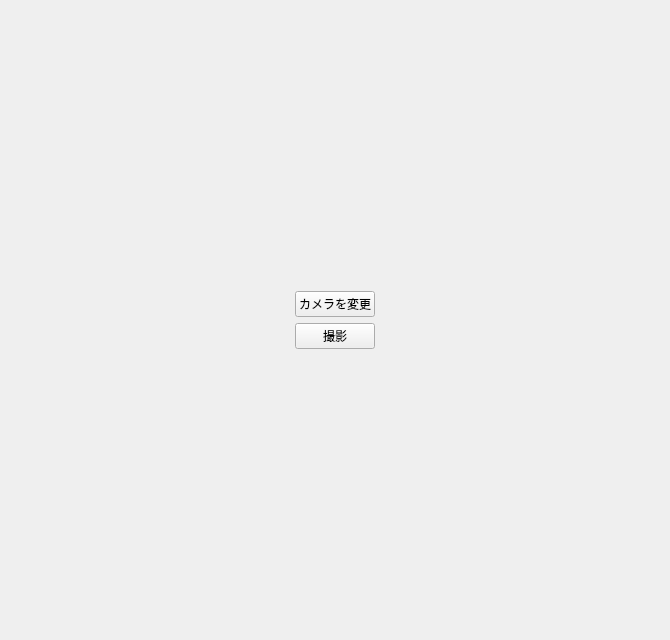
<?xml version="1.0" encoding="UTF-8"?>
<ui version="4.0">
 <class>CaptureImages</class>
 <widget class="QDialog" name="CaptureImages">
  <property name="geometry">
   <rect>
    <x>0</x>
    <y>0</y>
    <width>670</width>
    <height>640</height>
   </rect>
  </property>
  <property name="sizePolicy">
   <sizepolicy hsizetype="Preferred" vsizetype="Preferred">
    <horstretch>0</horstretch>
    <verstretch>0</verstretch>
   </sizepolicy>
  </property>
  <property name="font">
   <font>
    <pointsize>9</pointsize>
   </font>
  </property>
  <property name="windowTitle">
   <string>カメラで撮影</string>
  </property>
  <layout class="QVBoxLayout" name="verticalLayout">
   <item>
    <layout class="QVBoxLayout" name="verticalLayout_2">
     <item>
      <layout class="QGridLayout" name="grid"/>
     </item>
     <item>
      <layout class="QHBoxLayout" name="horizontalLayout_2">
       <item>
        <widget class="QPushButton" name="select_camera_button">
         <property name="sizePolicy">
          <sizepolicy hsizetype="Maximum" vsizetype="Fixed">
           <horstretch>0</horstretch>
           <verstretch>0</verstretch>
          </sizepolicy>
         </property>
         <property name="styleSheet">
          <string notr="true"/>
         </property>
         <property name="text">
          <string>カメラを変更</string>
         </property>
         <property name="autoDefault">
          <bool>false</bool>
         </property>
        </widget>
       </item>
      </layout>
     </item>
     <item>
      <layout class="QHBoxLayout" name="horizontalLayout">
       <item>
        <widget class="QPushButton" name="capture_button">
         <property name="sizePolicy">
          <sizepolicy hsizetype="Fixed" vsizetype="Fixed">
           <horstretch>0</horstretch>
           <verstretch>0</verstretch>
          </sizepolicy>
         </property>
         <property name="styleSheet">
          <string notr="true"/>
         </property>
         <property name="text">
          <string>撮影</string>
         </property>
         <property name="autoDefault">
          <bool>false</bool>
         </property>
        </widget>
       </item>
      </layout>
     </item>
    </layout>
   </item>
  </layout>
 </widget>
 <resources/>
 <connections/>
</ui>
